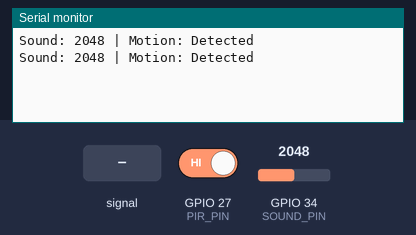
The sketch below on a simulated ESP32. On the bench: the last lines printed to the serial monitor. The inputs (shaded band) are chosen by the test bench; at power-on: GPIO 27 (PIR_PIN) HIGH, GPIO 34 (SOUND_PIN) = 2048.

Above: at 2.8 s.
2.9 s: GPIO 27 (PIR_PIN) driven LOW
At 5.4 s:
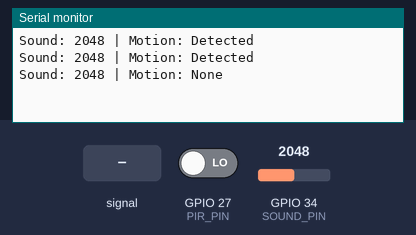
7.5 s: GPIO 34 (SOUND_PIN) fed a 200 Hz sine of ±327 counts around its level
At 8.5 s:
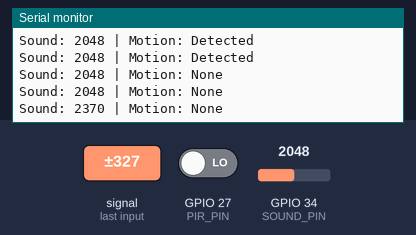
10.2 s: GPIO 34 (SOUND_PIN) set to 2866
At 12.7 s:
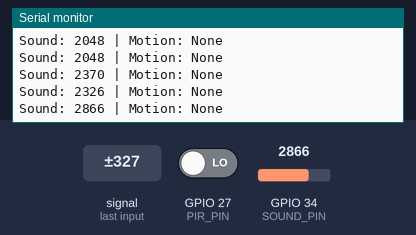
12.9 s: GPIO 34 (SOUND_PIN) fed a 1000 Hz sine of ±1023 counts around its level
At 15.2 s:
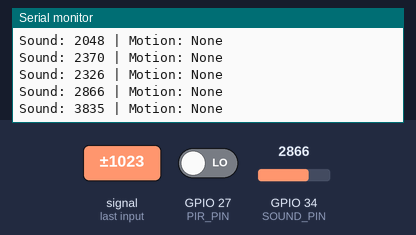
15.6 s: GPIO 34 (SOUND_PIN) set to 3603
At 17.0 s:
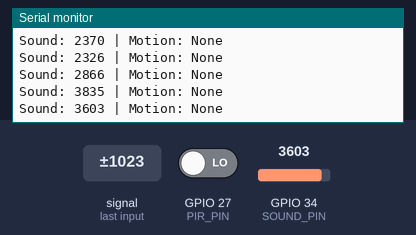
18.3 s: GPIO 27 (PIR_PIN) driven HIGH
At 21.3 s:
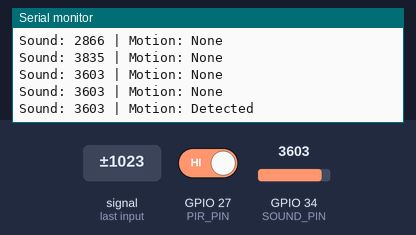
Timing chart, 0 to 22.0 s (numbered marks = the images above; inputs shaded):
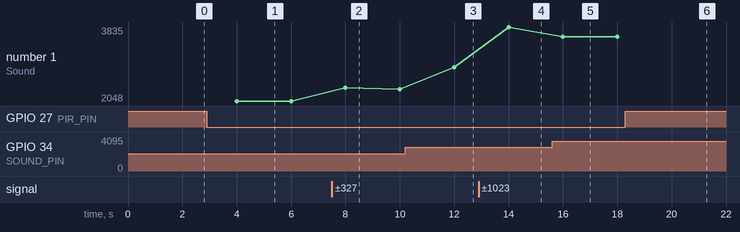

The sketch:

module4_sound_pir.ino
```cpp
#define SOUND_PIN 34
#define PIR_PIN 27

void setup() {
  Serial.begin(115200);
  pinMode(PIR_PIN, INPUT);
}

void loop() {
  int soundValue = analogRead(SOUND_PIN);
  int motion = digitalRead(PIR_PIN);

  Serial.print("Sound: ");
  Serial.print(soundValue);
  Serial.print(" | Motion: ");
  Serial.println(motion ? "Detected" : "None");

  delay(2000);
}
```

Measured:
- after the input at 2.9 s, the serial monitor: prints a new line after 1.1 s (image 1)
- after the input at 7.5 s, the serial monitor: prints a new line after 0.50 s (image 2)
- after the input at 10.2 s, the serial monitor: prints a new line after 1.8 s (image 3)
- after the input at 12.9 s, the serial monitor: prints a new line after 1.1 s (image 4)
- after the input at 15.6 s, the serial monitor: prints a new line after 0.40 s (image 5)
- after the input at 18.3 s, the serial monitor: prints a new line after 1.7 s (image 6)
- plotted number 1: 2048 → 2326 after the input at 7.5 s, 2326 → 2866 after the input at 10.2 s, 2866 → 3835 after the input at 12.9 s, 3835 → 3603 after the input at 15.6 s
